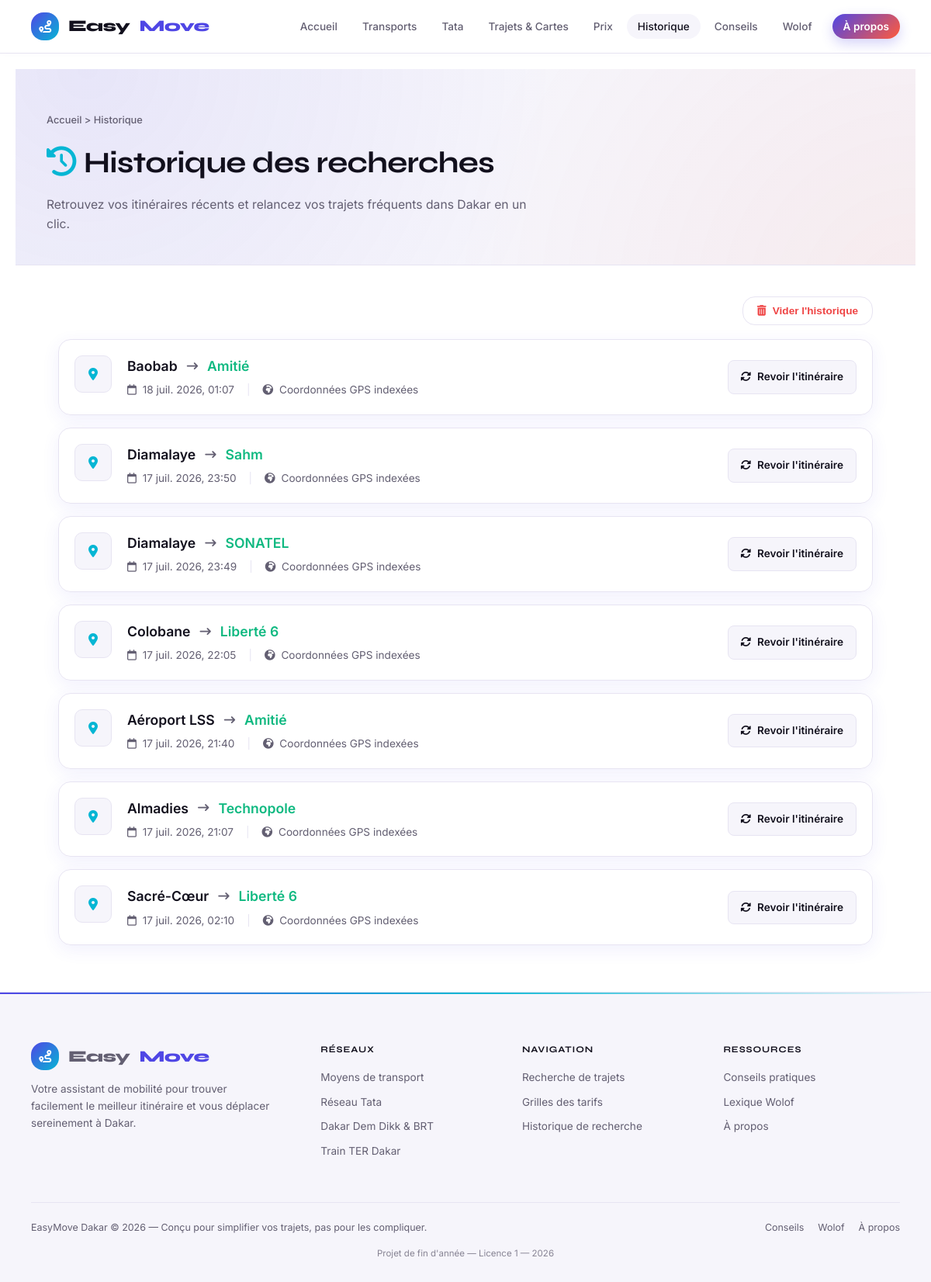
Page /historique on the committed database.
### tables this page shows
CREATE TABLE historique_recherches (
    id_historique       INTEGER PRIMARY KEY AUTOINCREMENT,
    adresse_depart      TEXT NOT NULL,
    adresse_arrivee     TEXT NOT NULL,
    lat_depart          REAL,
    lng_depart          REAL,
    lat_arrivee         REAL,
    lng_arrivee         REAL,
    date_recherche      DATETIME DEFAULT CURRENT_TIMESTAMP
, id_lieu_depart INTEGER, id_lieu_arrivee INTEGER);

### app.py (the view)
@app.route("/historique")
def historique():
    entrees = [dict(h) for h in database.get_historique_recent(limite=50)]
    for h in entrees:
        h["date_affichee"] = formater_date_fr(h["date_recherche"])
    return render_template(
        "historique.html",
        historique=entrees,
        active_page="historique"
    )

### app.py (called while the page is built)
def formater_date_fr(date_sqlite):
    try:
        dt = datetime.strptime(date_sqlite, "%Y-%m-%d %H:%M:%S")
    except (TypeError, ValueError):
        return date_sqlite
    return f"{dt.day} {MOIS_ABREGES_FR[dt.month - 1]} {dt.year}, {dt:%H:%M}"

### database.py (called while the page is built)
def get_connection():
    conn = sqlite3.connect(DB_PATH)
    conn.row_factory = sqlite3.Row
    conn.execute("PRAGMA foreign_keys = ON")
    return conn

def get_historique_recent(limite=10):
    conn = get_connection()
    try:
        historique = conn.execute("""
            SELECT * FROM historique_recherches
            ORDER BY date_recherche DESC
            LIMIT ?
        """, (limite,)).fetchall()
    except sqlite3.OperationalError:
        historique = []
    conn.close()
    return historique

### templates/historique.html (shortened to what this page needs)
{% extends "base.html" %}
{% block content %}
<div class="page-header">
    <div class="container">
        <div class="breadcrumb"><a href="{{ url_for('accueil') }}">Accueil</a> > Historique</div>
        <h1><i class="fa-solid fa-clock-rotate-left" style="color: var(--accent-cyan); margin-right: 10px;"></i>Historique des recherches</h1>
        <p>Retrouvez vos itinéraires récents et relancez vos trajets fréquents dans Dakar en un clic.</p>
    </div>
</div>
<div class="container" style="padding: 40px 0; max-width: 1050px;">
    {% if historique|length > 0 %}
    <div class="historique-header-actions">
        <button type="button" id="btnViderHistorique" class="btn-vider-historique" aria-label="Vider tout l'historique de recherches">
            <i class="fa-solid fa-trash-can"></i> Vider l'historique
        </button>
    </div>
    {% endif %}
    {% if historique|length == 0 %}
    <div class="bento-card" style="text-align: center; padding: 60px 20px;">
        <div style="width: 80px; height: 80px; background: var(--bg-secondary); border: 1px solid var(--border-color); border-radius: 50%; display: flex; align-items: center; justify-content: center; margin: 0 auto 20px auto;">
            <i class="fa-solid fa-route" style="font-size: 2rem; color: var(--text-muted);"></i>
        </div>
        <h2 style="font-size: 1.4rem; font-weight: 600; margin-bottom: 8px; color: var(--text-main);">Votre historique est vierge</h2>
        <p style="color: var(--text-muted); max-width: 450px; margin: 0 auto 24px auto; font-size: 0.95rem; line-height: 1.6;">
            Il semble que vous n'avez pas encore recherché d'itinéraires sur EasyMove Dakar. Vos calculs de trajets apparaîtront ici automatiquement.
        </p>
        <a href="{{ url_for('trajets') }}" class="btn-primary" style="text-decoration: none;">
            Planifier mon premier trajet <i class="fa-solid fa-arrow-right"></i>
        </a>
    </div>
    {% else %}
    <div style="display: flex; flex-direction: column; gap: 16px;">
        {% for item in historique %}
        <div class="bento-card historique-item stagger-item" style="padding: 20px; transition: transform 0.2s, border-color 0.2s;">
            <div class="historique-main">
                <div style="background: var(--bg-secondary); border: 1px solid var(--border-color); width: 48px; height: 48px; border-radius: 10px; display: flex; align-items: center; justify-content: center; flex-shrink: 0; color: var(--text-muted);">
                    <i class="fa-solid fa-location-dot" style="color: var(--accent-cyan);"></i>
                </div>
                <div style="display: flex; flex-direction: column; gap: 6px; min-width: 0;">
                    <div style="display: flex; align-items: center; gap: 12px; flex-wrap: wrap;">
                        <span style="font-weight: 600; font-size: 1.1rem; color: var(--text-main);">{{ item.adresse_depart }}</span>
                        <i class="fa-solid fa-arrow-right-long" style="color: var(--text-muted); font-size: 0.9rem;"></i>
                        <span style="font-weight: 600; font-size: 1.1rem; color: var(--accent-vert);">{{ item.adresse_arrivee }}</span>
                    </div>
                    <div style="display: flex; align-items: center; gap: 16px; font-size: 0.85rem; color: var(--text-muted);">
                        <span>
                            <i class="fa-regular fa-calendar" style="margin-right: 4px;"></i> {{ item.date_affichee }}
                        </span>
                        {% if item.lat_depart and item.lat_arrivee %}
                        <span style="color: var(--border-color);">|</span>
                        <span>
                            <i class="fa-solid fa-earth-africa" style="margin-right: 4px;"></i> Coordonnées GPS indexées
                        </span>
                        {% endif %}
                    </div>
                </div>
            </div>
            <div class="historique-actions" style="display: flex; align-items: center; gap: 12px;">
                <a href="{{ url_for('resultat_trajet', depart=item.id_lieu_depart, arrivee=item.id_lieu_arrivee) if item.id_lieu_depart and item.id_lieu_arrivee else url_for('trajets') }}"
                   title="Relancer cette recherche d'itinéraire"
                   style="background: var(--bg-secondary); border: 1px solid var(--border-color); color: var(--text-main); padding: 10px 16px; border-radius: 8px; font-weight: 600; font-size: 0.85rem; text-decoration: none; display: flex; align-items: center; justify-content: center; gap: 8px; transition: var(--transition);">
                    <i class="fa-solid fa-rotate"></i> Revoir l'itinéraire
                </a>
            </div>
        </div>
        {% endfor %}
    </div>
    {% endif %}
</div>
{% endblock %}

### static/css/style.css (style rules this page uses)
:root { --bg-primary: #ffffff; --bg-secondary: #f6f5fb; --fond-carte: rgba(255, 255, 255, 0.92); --text-main: #12101d; --text-muted: #635f72; --accent: #12101d; --primary-blue: #4f46e5; --border-color: #e7e4f2; --border-light: rgba(18, 16, 29, 0.06); --border-active: rgba(18, 16, 29, 0.18); --shadow: 0 6px 22px rgba(79, 70, 229, 0.08); --shadow-bold: 0 16px 36px rgba(79, 70, 229, 0.24); --radius: 16px; --transition: all 0.2s ease; --accent-bleu: #4f46e5; --accent-cyan: #06b6d4; --accent-vert: #10b981; --accent-jaune: #f59e0b; --accent-rouge: #ef4444; --accent-corail: #ff5a3c; --gradient-brand: linear-gradient(135deg, var(--accent-bleu) 0%, var(--accent-corail) 100%); --gradient-warm: linear-gradient(135deg, var(--accent-corail), var(--accent-jaune)); }
*, *::before, *::after { box-sizing: border-box; margin: 0; padding: 0; }
html, body { background-color: var(--bg-primary); color: var(--text-main); font-family: 'Inter', sans-serif; line-height: 1.6; -webkit-font-smoothing: antialiased; min-height: 100vh; transition: background-color 0.2s, color 0.2s; }
a { color: inherit; text-decoration: none; transition: var(--transition); }
h1, h2, h3, h4 { font-family: 'Syne', sans-serif; letter-spacing: -0.02em; color: var(--text-main); }
.container { max-width: 1200px; margin: 0 auto; padding: 0 40px; }
.page-header { padding: 56px 0 40px; background: radial-gradient(circle at 8% 0%, rgba(79, 70, 229, 0.09), transparent 55%), radial-gradient(circle at 100% 120%, rgba(255, 90, 60, 0.07), transparent 50%), var(--bg-secondary); border-bottom: 1px solid var(--border-color); }
.breadcrumb { font-size: 0.8rem; color: var(--text-muted); margin-bottom: 14px; font-weight: 500; }
.breadcrumb a { color: var(--text-muted); }
.page-header h1 { font-size: clamp(1.7rem, 3.2vw, 2.4rem); margin-bottom: 10px; }
.page-header p { color: var(--text-muted); font-size: 0.98rem; max-width: 620px; margin: 0; }
.hero, .page-header, .about-hero { animation: fadeInUp 0.7s ease both; }
.stagger-item { animation: fadeInUp 0.5s ease both; }
.stagger-item:nth-child(1) { animation-delay: 0.02s; }
.stagger-item:nth-child(2) { animation-delay: 0.06s; }
.stagger-item:nth-child(3) { animation-delay: 0.10s; }
.stagger-item:nth-child(4) { animation-delay: 0.14s; }
.stagger-item:nth-child(5) { animation-delay: 0.18s; }
.stagger-item:nth-child(6) { animation-delay: 0.22s; }
.stagger-item:nth-child(n+7) { animation-delay: 0.26s; }
.historique-item { display: grid; grid-template-columns: 1fr auto; align-items: center; gap: 20px; }
.historique-main { display: flex; align-items: flex-start; gap: 20px; min-width: 0; }
.historique-main > div:last-child { min-width: 0; }
.bento-card { background: var(--fond-carte); border: 1px solid var(--border-color); border-radius: var(--radius); box-shadow: var(--shadow); }
.historique-header-actions { display: flex; justify-content: flex-end; margin-bottom: 18px; }
.btn-vider-historique { display: inline-flex; align-items: center; gap: 8px; padding: 10px 18px; border-radius: var(--radius); border: 1px solid var(--border-color); background: var(--bg-primary); color: var(--accent-rouge); font-weight: 600; font-size: 0.85rem; cursor: pointer; transition: var(--transition); }

### rows in the picture
historique_recherches: adresse_depart "Baobab", adresse_arrivee "Amitié", date_affichee "18 juil. 2026, 01:07", lat_depart "Coordonnées GPS indexées"
historique_recherches: adresse_depart "Diamalaye", adresse_arrivee "Sahm", date_affichee "17 juil. 2026, 23:50", lat_depart "Coordonnées GPS indexées"
historique_recherches: adresse_depart "Diamalaye", adresse_arrivee "SONATEL", date_affichee "17 juil. 2026, 23:49", lat_depart "Coordonnées GPS indexées"
historique_recherches: adresse_depart "Colobane", adresse_arrivee "Liberté 6", date_affichee "17 juil. 2026, 22:05", lat_depart "Coordonnées GPS indexées"
historique_recherches: adresse_depart "Aéroport LSS", adresse_arrivee "Amitié", date_affichee "17 juil. 2026, 21:40", lat_depart "Coordonnées GPS indexées"
historique_recherches: adresse_depart "Almadies", adresse_arrivee "Technopole", date_affichee "17 juil. 2026, 21:07", lat_depart "Coordonnées GPS indexées"
historique_recherches: adresse_depart "Sacré-Cœur", adresse_arrivee "Liberté 6", date_affichee "17 juil. 2026, 02:10", lat_depart "Coordonnées GPS indexées"
